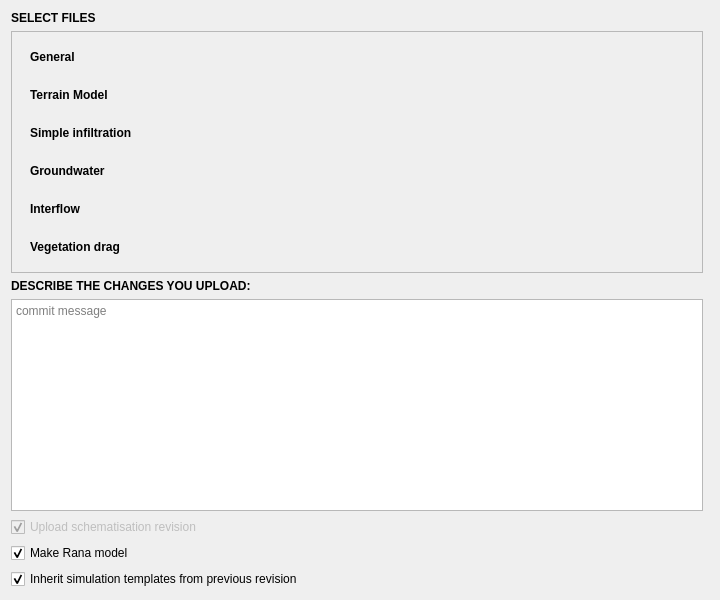
<?xml version="1.0" encoding="UTF-8"?>
<ui version="4.0">
 <class>Form</class>
 <widget class="QWidget" name="Form">
  <property name="windowModality">
   <enum>Qt::NonModal</enum>
  </property>
  <property name="geometry">
   <rect>
    <x>0</x>
    <y>0</y>
    <width>720</width>
    <height>600</height>
   </rect>
  </property>
  <property name="sizePolicy">
   <sizepolicy hsizetype="Preferred" vsizetype="Minimum">
    <horstretch>0</horstretch>
    <verstretch>0</verstretch>
   </sizepolicy>
  </property>
  <property name="minimumSize">
   <size>
    <width>720</width>
    <height>0</height>
   </size>
  </property>
  <property name="font">
   <font>
    <family>Segoe UI</family>
   </font>
  </property>
  <property name="windowTitle">
   <string>Select files</string>
  </property>
  <property name="autoFillBackground">
   <bool>true</bool>
  </property>
  <layout class="QGridLayout" name="gridLayout">
   <item row="1" column="0">
    <widget class="QLabel" name="label">
     <property name="font">
      <font>
       <family>Segoe UI</family>
       <weight>75</weight>
       <bold>true</bold>
      </font>
     </property>
     <property name="text">
      <string>SELECT FILES</string>
     </property>
    </widget>
   </item>
   <item row="6" column="0">
    <widget class="QCheckBox" name="cb_upload_schematisation_revision">
     <property name="enabled">
      <bool>false</bool>
     </property>
     <property name="font">
      <font>
       <family>Segoe UI</family>
      </font>
     </property>
     <property name="text">
      <string>Upload schematisation revision</string>
     </property>
     <property name="checked">
      <bool>true</bool>
     </property>
    </widget>
   </item>
   <item row="7" column="0">
    <widget class="QCheckBox" name="cb_make_3di_model">
     <property name="font">
      <font>
       <family>Segoe UI</family>
      </font>
     </property>
     <property name="text">
      <string>Make Rana model</string>
     </property>
     <property name="checked">
      <bool>true</bool>
     </property>
    </widget>
   </item>
   <item row="8" column="0">
    <widget class="QCheckBox" name="cb_inherit_templates">
     <property name="font">
      <font>
       <family>Segoe UI</family>
      </font>
     </property>
     <property name="text">
      <string>Inherit simulation templates from previous revision</string>
     </property>
     <property name="checked">
      <bool>true</bool>
     </property>
    </widget>
   </item>
   <item row="3" column="0">
    <widget class="QLabel" name="label_3">
     <property name="font">
      <font>
       <family>Segoe UI</family>
       <weight>75</weight>
       <bold>true</bold>
      </font>
     </property>
     <property name="text">
      <string>DESCRIBE THE CHANGES YOU UPLOAD:</string>
     </property>
    </widget>
   </item>
   <item row="0" column="0" colspan="2">
    <layout class="QVBoxLayout" name="svg_lout"/>
   </item>
   <item row="2" column="0">
    <widget class="QScrollArea" name="scrollArea">
     <property name="frameShape">
      <enum>QFrame::StyledPanel</enum>
     </property>
     <property name="widgetResizable">
      <bool>true</bool>
     </property>
     <widget class="QWidget" name="scrollAreaWidgetContents">
      <property name="geometry">
       <rect>
        <x>0</x>
        <y>0</y>
        <width>694</width>
        <height>234</height>
       </rect>
      </property>
      <layout class="QGridLayout" name="gridLayout_3">
       <item row="2" column="0">
        <widget class="QWidget" name="widget_simple_infiltration" native="true">
         <layout class="QGridLayout" name="gridLayout_8">
          <item row="0" column="0">
           <widget class="QLabel" name="label_17">
            <property name="font">
             <font>
              <family>Segoe UI</family>
              <weight>75</weight>
              <bold>true</bold>
             </font>
            </property>
            <property name="text">
             <string>Simple infiltration</string>
            </property>
           </widget>
          </item>
         </layout>
        </widget>
       </item>
       <item row="1" column="0">
        <widget class="QWidget" name="widget_terrain_model" native="true">
         <layout class="QGridLayout" name="gridLayout_7">
          <item row="0" column="0">
           <widget class="QLabel" name="label_16">
            <property name="font">
             <font>
              <family>Segoe UI</family>
              <weight>75</weight>
              <bold>true</bold>
             </font>
            </property>
            <property name="text">
             <string>Terrain Model</string>
            </property>
           </widget>
          </item>
         </layout>
        </widget>
       </item>
       <item row="3" column="0">
        <widget class="QWidget" name="widget_groundwater" native="true">
         <layout class="QGridLayout" name="gridLayout_9">
          <item row="0" column="0">
           <widget class="QLabel" name="label_18">
            <property name="font">
             <font>
              <family>Segoe UI</family>
              <weight>75</weight>
              <bold>true</bold>
             </font>
            </property>
            <property name="text">
             <string>Groundwater </string>
            </property>
           </widget>
          </item>
         </layout>
        </widget>
       </item>
       <item row="5" column="0">
        <widget class="QWidget" name="widget_vegetation_drag" native="true">
         <layout class="QGridLayout" name="gridLayout_10">
          <item row="0" column="0">
           <widget class="QLabel" name="label_19">
            <property name="font">
             <font>
              <family>Segoe UI</family>
              <weight>75</weight>
              <bold>true</bold>
             </font>
            </property>
            <property name="text">
             <string>Vegetation drag</string>
            </property>
           </widget>
          </item>
         </layout>
        </widget>
       </item>
       <item row="0" column="0">
        <widget class="QWidget" name="widget_general" native="true">
         <layout class="QGridLayout" name="gridLayout_6">
          <item row="0" column="0">
           <widget class="QLabel" name="label_13">
            <property name="font">
             <font>
              <family>Segoe UI</family>
              <weight>75</weight>
              <bold>true</bold>
             </font>
            </property>
            <property name="text">
             <string>General</string>
            </property>
           </widget>
          </item>
         </layout>
        </widget>
       </item>
       <item row="4" column="0">
        <widget class="QWidget" name="widget_interflow" native="true">
         <layout class="QGridLayout" name="gridLayout_11">
          <item row="0" column="0">
           <widget class="QLabel" name="label_20">
            <property name="font">
             <font>
              <family>Segoe UI</family>
              <weight>75</weight>
              <bold>true</bold>
             </font>
            </property>
            <property name="text">
             <string>Interflow</string>
            </property>
           </widget>
          </item>
         </layout>
        </widget>
       </item>
      </layout>
     </widget>
    </widget>
   </item>
   <item row="4" column="0">
    <widget class="QPlainTextEdit" name="te_upload_description">
     <property name="placeholderText">
      <string>commit message</string>
     </property>
    </widget>
   </item>
  </layout>
 </widget>
 <tabstops>
  <tabstop>scrollArea</tabstop>
  <tabstop>te_upload_description</tabstop>
  <tabstop>cb_upload_schematisation_revision</tabstop>
  <tabstop>cb_make_3di_model</tabstop>
  <tabstop>cb_inherit_templates</tabstop>
 </tabstops>
 <resources/>
 <connections/>
</ui>
